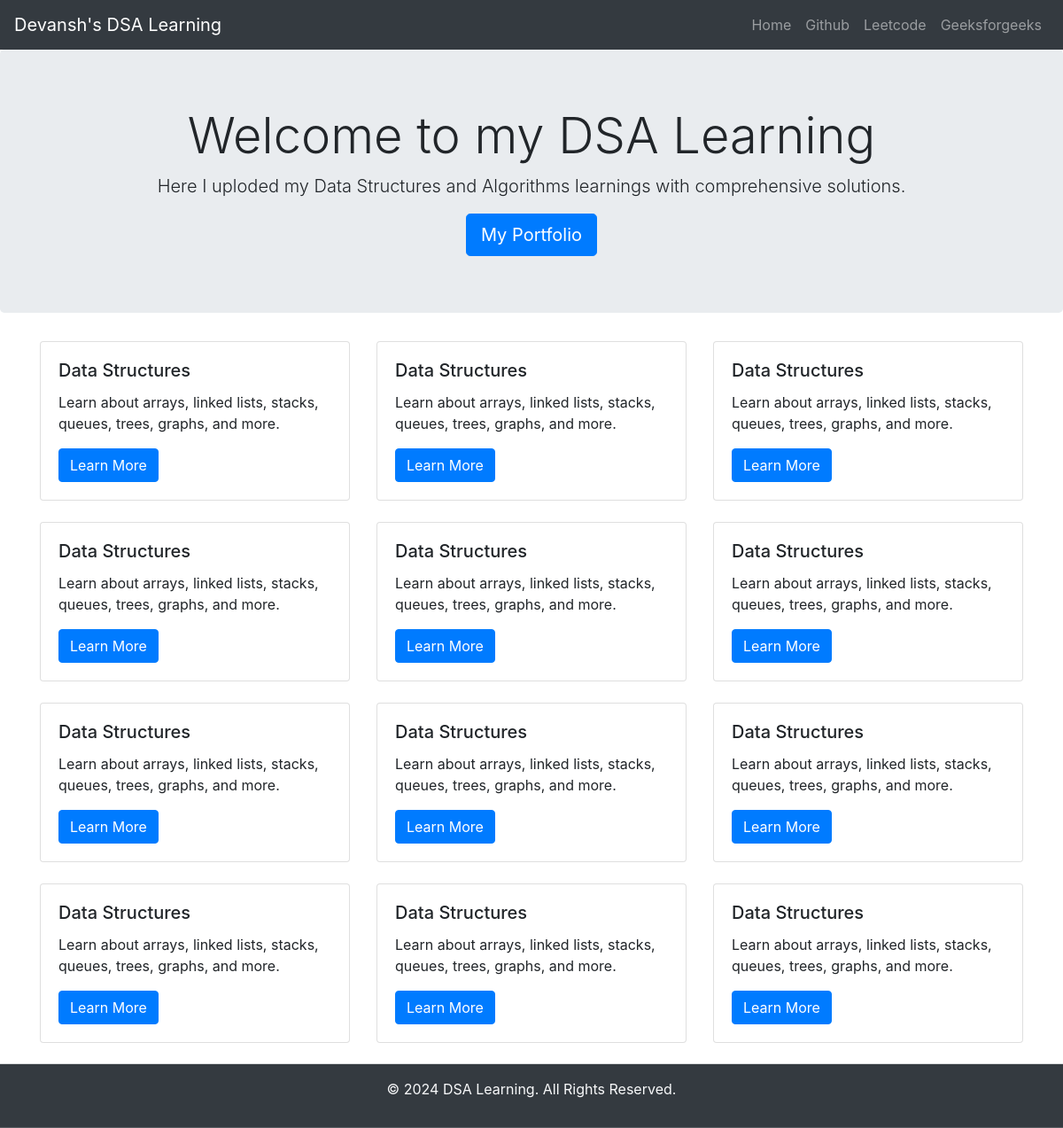
The page / on the database its author committed.
### tables this page shows
CREATE TABLE QUESTIONS (
        id INTEGER PRIMARY KEY,
        title TEXT NOT NULL,
        description TEXT NOT NULL, 
        markdown TEXT NOT NULL
    );

### app.py (the view)
@app.route("/")
def hello_world():
  questions = get_questions()
  return render_template('home.html', questions=questions)

### app.py (called while the page is built)
def get_questions():
  conn = sqlite3.connect('questions.db')
  cursor = conn.cursor()
  cursor.execute("SELECT * FROM questions")
  courses = cursor.fetchall()
  conn.close()
  return courses

### templates/home.html (shortened to what this page needs)
<!DOCTYPE html>
<html lang="en">
<head>
    <link href="https://maxcdn.bootstrapcdn.com/bootstrap/4.5.2/css/bootstrap.min.css" rel="stylesheet">
</head>
<body>
    {%include 'navbar.html'%}
    <header class="jumbotron text-center">
        <h1 class="display-4">Welcome to my DSA Learning</h1>
        <p class="lead">Here I uploded my Data Structures and Algorithms learnings with comprehensive solutions.</p>
        <a class="btn btn-primary btn-lg" href="devanshkasaudhan.me" role="button">My Portfolio</a>
    </header>
    <div class="container">
        <div class="row">
            {% for question in questions %}
            <div class="col-md-4">
                <div class="card mb-4">
                    <div class="card-body">
                        <h5 class="card-title">{{ question[1] }}</h5>
                        <p class="card-text">{{ question[2] }}</p>
                        <a href="/questions/{{ question[0] }}" class="btn btn-primary">Learn More</a>
                    </div>
                </div>
            </div>
            {% endfor %}
        </div>
    </div>
    {% include 'footer.html'%}
</body>
</html>

### templates/navbar.html (shortened to what this page needs)
<nav class="navbar navbar-expand-lg text-light navbar-dark bg-dark">
    <a class="navbar-brand" href="#">Devansh's DSA Learning</a>
    <div class="collapse navbar-collapse" id="navbarNav">
        <ul class="navbar-nav ml-auto">
            <li class="nav-item">
                <a class="nav-link" href="/">Home</a>
            </li>
            <li class="nav-item">
                <a class="nav-link" href="#">Github</a>
            </li>
            <li class="nav-item">
                <a class="nav-link" href="#">Leetcode</a>
            </li>
            <li class="nav-item">
                <a class="nav-link" href="#">Geeksforgeeks</a>
            </li>
        </ul>
    </div>
</nav>

### templates/footer.html
<footer class="bg-dark text-light text-center py-3" style="position:sticky;bottom:0;">
    <p>&copy; 2024 DSA Learning. All Rights Reserved.</p>
</footer>

### rows shown on the page
QUESTIONS: title "Data Structures", description "Learn about arrays, linked lists, stacks, queues, trees, graphs, and more."
QUESTIONS: title "Data Structures", description "Learn about arrays, linked lists, stacks, queues, trees, graphs, and more."
QUESTIONS: title "Data Structures", description "Learn about arrays, linked lists, stacks, queues, trees, graphs, and more."
QUESTIONS: title "Data Structures", description "Learn about arrays, linked lists, stacks, queues, trees, graphs, and more."
QUESTIONS: title "Data Structures", description "Learn about arrays, linked lists, stacks, queues, trees, graphs, and more."
QUESTIONS: title "Data Structures", description "Learn about arrays, linked lists, stacks, queues, trees, graphs, and more."
QUESTIONS: title "Data Structures", description "Learn about arrays, linked lists, stacks, queues, trees, graphs, and more."
QUESTIONS: title "Data Structures", description "Learn about arrays, linked lists, stacks, queues, trees, graphs, and more."
QUESTIONS: title "Data Structures", description "Learn about arrays, linked lists, stacks, queues, trees, graphs, and more."
QUESTIONS: title "Data Structures", description "Learn about arrays, linked lists, stacks, queues, trees, graphs, and more."
QUESTIONS: title "Data Structures", description "Learn about arrays, linked lists, stacks, queues, trees, graphs, and more."
QUESTIONS: title "Data Structures", description "Learn about arrays, linked lists, stacks, queues, trees, graphs, and more."
